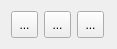
<?xml version="1.0" encoding="UTF-8"?>
<ui version="4.0">
 <class>DebugControlDialog</class>
 <widget class="QWidget" name="DebugControlDialog">
  <property name="geometry">
   <rect>
    <x>0</x>
    <y>0</y>
    <width>117</width>
    <height>49</height>
   </rect>
  </property>
  <property name="windowTitle">
   <string>Form</string>
  </property>
  <layout class="QGridLayout" name="gridLayout">
   <item row="0" column="0">
    <widget class="QToolButton" name="toolButton">
     <property name="minimumSize">
      <size>
       <width>27</width>
       <height>27</height>
      </size>
     </property>
     <property name="text">
      <string>...</string>
     </property>
    </widget>
   </item>
   <item row="0" column="1">
    <widget class="QToolButton" name="toolButton_2">
     <property name="minimumSize">
      <size>
       <width>27</width>
       <height>27</height>
      </size>
     </property>
     <property name="text">
      <string>...</string>
     </property>
    </widget>
   </item>
   <item row="0" column="2">
    <widget class="QToolButton" name="toolButton_3">
     <property name="minimumSize">
      <size>
       <width>27</width>
       <height>27</height>
      </size>
     </property>
     <property name="text">
      <string>...</string>
     </property>
    </widget>
   </item>
  </layout>
 </widget>
 <resources/>
 <connections/>
</ui>
